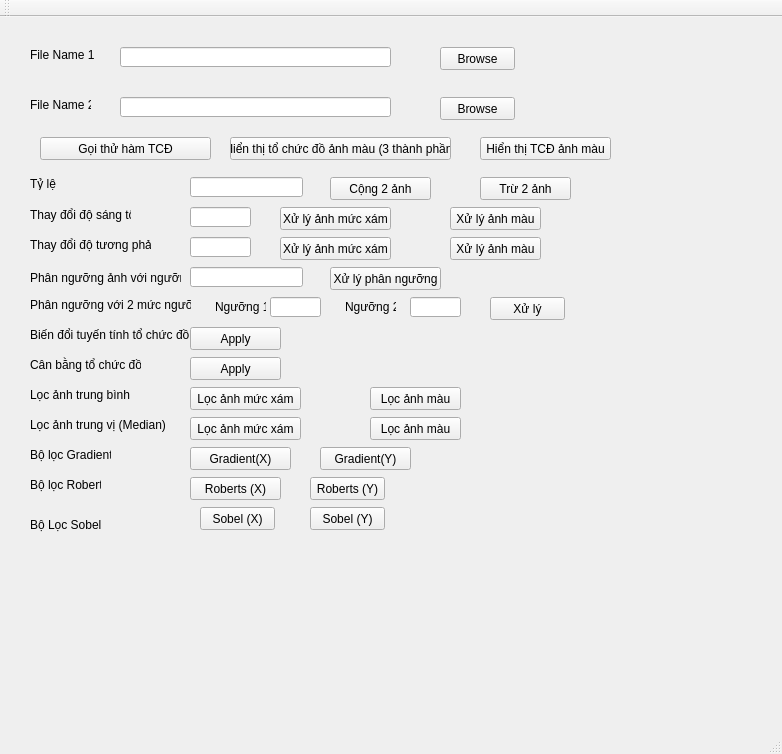
<?xml version="1.0" encoding="UTF-8"?>
<ui version="4.0">
 <class>MainWindow</class>
 <widget class="QMainWindow" name="MainWindow">
  <property name="geometry">
   <rect>
    <x>0</x>
    <y>0</y>
    <width>782</width>
    <height>754</height>
   </rect>
  </property>
  <property name="windowTitle">
   <string>MainWindow</string>
  </property>
  <widget class="QWidget" name="centralWidget">
   <widget class="QLabel" name="label">
    <property name="geometry">
     <rect>
      <x>30</x>
      <y>30</y>
      <width>81</width>
      <height>16</height>
     </rect>
    </property>
    <property name="text">
     <string>File Name 1</string>
    </property>
   </widget>
   <widget class="QLineEdit" name="ln_FileName">
    <property name="geometry">
     <rect>
      <x>120</x>
      <y>30</y>
      <width>271</width>
      <height>20</height>
     </rect>
    </property>
   </widget>
   <widget class="QPushButton" name="bt_browse">
    <property name="geometry">
     <rect>
      <x>440</x>
      <y>30</y>
      <width>75</width>
      <height>23</height>
     </rect>
    </property>
    <property name="text">
     <string>Browse</string>
    </property>
   </widget>
   <widget class="QLabel" name="label_2">
    <property name="geometry">
     <rect>
      <x>30</x>
      <y>190</y>
      <width>101</width>
      <height>16</height>
     </rect>
    </property>
    <property name="text">
     <string>Thay đổi độ sáng tối</string>
    </property>
   </widget>
   <widget class="QLineEdit" name="ln_c">
    <property name="geometry">
     <rect>
      <x>190</x>
      <y>190</y>
      <width>61</width>
      <height>20</height>
     </rect>
    </property>
   </widget>
   <widget class="QPushButton" name="bt_apply">
    <property name="geometry">
     <rect>
      <x>280</x>
      <y>190</y>
      <width>111</width>
      <height>23</height>
     </rect>
    </property>
    <property name="text">
     <string>Xử lý ảnh mức xám</string>
    </property>
   </widget>
   <widget class="QPushButton" name="bt_Apply1">
    <property name="geometry">
     <rect>
      <x>450</x>
      <y>190</y>
      <width>91</width>
      <height>23</height>
     </rect>
    </property>
    <property name="text">
     <string>Xử lý ảnh màu</string>
    </property>
   </widget>
   <widget class="QLabel" name="label_3">
    <property name="geometry">
     <rect>
      <x>30</x>
      <y>220</y>
      <width>121</width>
      <height>16</height>
     </rect>
    </property>
    <property name="text">
     <string>Thay đổi độ tương phản</string>
    </property>
   </widget>
   <widget class="QLineEdit" name="ln_c1">
    <property name="geometry">
     <rect>
      <x>190</x>
      <y>220</y>
      <width>61</width>
      <height>20</height>
     </rect>
    </property>
   </widget>
   <widget class="QPushButton" name="bt_apply_tp">
    <property name="geometry">
     <rect>
      <x>280</x>
      <y>220</y>
      <width>111</width>
      <height>23</height>
     </rect>
    </property>
    <property name="text">
     <string>Xử lý ảnh mức xám</string>
    </property>
   </widget>
   <widget class="QPushButton" name="bt_apply_tp1">
    <property name="geometry">
     <rect>
      <x>450</x>
      <y>220</y>
      <width>91</width>
      <height>23</height>
     </rect>
    </property>
    <property name="text">
     <string>Xử lý ảnh màu</string>
    </property>
   </widget>
   <widget class="QLabel" name="label_4">
    <property name="geometry">
     <rect>
      <x>30</x>
      <y>250</y>
      <width>151</width>
      <height>21</height>
     </rect>
    </property>
    <property name="text">
     <string>Phân ngưỡng ảnh với ngưỡng</string>
    </property>
   </widget>
   <widget class="QLineEdit" name="ln_n">
    <property name="geometry">
     <rect>
      <x>190</x>
      <y>250</y>
      <width>113</width>
      <height>20</height>
     </rect>
    </property>
   </widget>
   <widget class="QPushButton" name="bt_xuly_pn">
    <property name="geometry">
     <rect>
      <x>330</x>
      <y>250</y>
      <width>111</width>
      <height>23</height>
     </rect>
    </property>
    <property name="text">
     <string>Xử lý phân ngưỡng</string>
    </property>
   </widget>
   <widget class="QLabel" name="label_5">
    <property name="geometry">
     <rect>
      <x>30</x>
      <y>80</y>
      <width>61</width>
      <height>16</height>
     </rect>
    </property>
    <property name="text">
     <string>File Name 2</string>
    </property>
   </widget>
   <widget class="QLineEdit" name="ln_Filename1">
    <property name="geometry">
     <rect>
      <x>120</x>
      <y>80</y>
      <width>271</width>
      <height>20</height>
     </rect>
    </property>
   </widget>
   <widget class="QPushButton" name="bt_browse1">
    <property name="geometry">
     <rect>
      <x>440</x>
      <y>80</y>
      <width>75</width>
      <height>23</height>
     </rect>
    </property>
    <property name="text">
     <string>Browse</string>
    </property>
   </widget>
   <widget class="QLabel" name="label_6">
    <property name="geometry">
     <rect>
      <x>30</x>
      <y>160</y>
      <width>46</width>
      <height>13</height>
     </rect>
    </property>
    <property name="text">
     <string>Tỷ lệ</string>
    </property>
   </widget>
   <widget class="QLineEdit" name="ln_ratio">
    <property name="geometry">
     <rect>
      <x>190</x>
      <y>160</y>
      <width>113</width>
      <height>20</height>
     </rect>
    </property>
   </widget>
   <widget class="QPushButton" name="bt_Add">
    <property name="geometry">
     <rect>
      <x>330</x>
      <y>160</y>
      <width>101</width>
      <height>23</height>
     </rect>
    </property>
    <property name="text">
     <string>Cộng 2 ảnh</string>
    </property>
   </widget>
   <widget class="QPushButton" name="bt_Sub">
    <property name="geometry">
     <rect>
      <x>480</x>
      <y>160</y>
      <width>91</width>
      <height>23</height>
     </rect>
    </property>
    <property name="text">
     <string>Trừ 2 ảnh</string>
    </property>
   </widget>
   <widget class="QPushButton" name="bt_showH">
    <property name="geometry">
     <rect>
      <x>40</x>
      <y>120</y>
      <width>171</width>
      <height>23</height>
     </rect>
    </property>
    <property name="text">
     <string>Gọi thử hàm TCĐ</string>
    </property>
   </widget>
   <widget class="QPushButton" name="bt_showH1">
    <property name="geometry">
     <rect>
      <x>230</x>
      <y>120</y>
      <width>221</width>
      <height>23</height>
     </rect>
    </property>
    <property name="text">
     <string>Hiển thị tổ chức đồ ảnh màu (3 thành phần)</string>
    </property>
   </widget>
   <widget class="QPushButton" name="bt_showH3">
    <property name="geometry">
     <rect>
      <x>480</x>
      <y>120</y>
      <width>131</width>
      <height>23</height>
     </rect>
    </property>
    <property name="text">
     <string>Hiển thị TCĐ ảnh màu</string>
    </property>
   </widget>
   <widget class="QLabel" name="label_7">
    <property name="geometry">
     <rect>
      <x>30</x>
      <y>280</y>
      <width>161</width>
      <height>16</height>
     </rect>
    </property>
    <property name="text">
     <string>Phân ngưỡng với 2 mức ngưỡng</string>
    </property>
   </widget>
   <widget class="QLineEdit" name="ln_n1">
    <property name="geometry">
     <rect>
      <x>270</x>
      <y>280</y>
      <width>51</width>
      <height>20</height>
     </rect>
    </property>
   </widget>
   <widget class="QLineEdit" name="ln_n2">
    <property name="geometry">
     <rect>
      <x>410</x>
      <y>280</y>
      <width>51</width>
      <height>20</height>
     </rect>
    </property>
   </widget>
   <widget class="QLabel" name="label_8">
    <property name="geometry">
     <rect>
      <x>215</x>
      <y>280</y>
      <width>51</width>
      <height>20</height>
     </rect>
    </property>
    <property name="text">
     <string>Ngưỡng 1</string>
    </property>
   </widget>
   <widget class="QLabel" name="label_9">
    <property name="geometry">
     <rect>
      <x>345</x>
      <y>280</y>
      <width>51</width>
      <height>20</height>
     </rect>
    </property>
    <property name="text">
     <string>Ngưỡng 2</string>
    </property>
   </widget>
   <widget class="QPushButton" name="bt_p2n">
    <property name="geometry">
     <rect>
      <x>490</x>
      <y>280</y>
      <width>75</width>
      <height>23</height>
     </rect>
    </property>
    <property name="text">
     <string>Xử lý</string>
    </property>
   </widget>
   <widget class="QLabel" name="label_10">
    <property name="geometry">
     <rect>
      <x>30</x>
      <y>310</y>
      <width>171</width>
      <height>16</height>
     </rect>
    </property>
    <property name="text">
     <string>Biến đổi tuyến tính tổ chức đồ</string>
    </property>
   </widget>
   <widget class="QPushButton" name="bt_applyTCD">
    <property name="geometry">
     <rect>
      <x>190</x>
      <y>310</y>
      <width>91</width>
      <height>23</height>
     </rect>
    </property>
    <property name="text">
     <string>Apply</string>
    </property>
   </widget>
   <widget class="QLabel" name="label_11">
    <property name="geometry">
     <rect>
      <x>30</x>
      <y>340</y>
      <width>111</width>
      <height>16</height>
     </rect>
    </property>
    <property name="text">
     <string>Cân bằng tổ chức đồ</string>
    </property>
   </widget>
   <widget class="QPushButton" name="bt_ApplyCBTCD">
    <property name="geometry">
     <rect>
      <x>190</x>
      <y>340</y>
      <width>91</width>
      <height>23</height>
     </rect>
    </property>
    <property name="text">
     <string>Apply</string>
    </property>
   </widget>
   <widget class="QLabel" name="label_12">
    <property name="geometry">
     <rect>
      <x>30</x>
      <y>370</y>
      <width>101</width>
      <height>16</height>
     </rect>
    </property>
    <property name="text">
     <string>Lọc ảnh trung bình</string>
    </property>
   </widget>
   <widget class="QPushButton" name="bt_LocAnhTB_Gray">
    <property name="geometry">
     <rect>
      <x>190</x>
      <y>370</y>
      <width>111</width>
      <height>23</height>
     </rect>
    </property>
    <property name="text">
     <string>Lọc ảnh mức xám</string>
    </property>
   </widget>
   <widget class="QPushButton" name="bt_LocAnhTB_Color">
    <property name="geometry">
     <rect>
      <x>370</x>
      <y>370</y>
      <width>91</width>
      <height>23</height>
     </rect>
    </property>
    <property name="text">
     <string>Lọc ảnh màu</string>
    </property>
   </widget>
   <widget class="QLabel" name="label_13">
    <property name="geometry">
     <rect>
      <x>30</x>
      <y>400</y>
      <width>141</width>
      <height>16</height>
     </rect>
    </property>
    <property name="text">
     <string>Lọc ảnh trung vị (Median)</string>
    </property>
   </widget>
   <widget class="QPushButton" name="bt_LocAnhMedian_Gray">
    <property name="geometry">
     <rect>
      <x>190</x>
      <y>400</y>
      <width>111</width>
      <height>23</height>
     </rect>
    </property>
    <property name="text">
     <string>Lọc ảnh mức xám</string>
    </property>
   </widget>
   <widget class="QPushButton" name="bt_LocAnhMedian_Color">
    <property name="geometry">
     <rect>
      <x>370</x>
      <y>400</y>
      <width>91</width>
      <height>23</height>
     </rect>
    </property>
    <property name="text">
     <string>Lọc ảnh màu</string>
    </property>
   </widget>
   <widget class="QPushButton" name="btn_Gradient">
    <property name="geometry">
     <rect>
      <x>190</x>
      <y>430</y>
      <width>101</width>
      <height>23</height>
     </rect>
    </property>
    <property name="text">
     <string>Gradient(X)</string>
    </property>
   </widget>
   <widget class="QLabel" name="label_14">
    <property name="geometry">
     <rect>
      <x>30</x>
      <y>430</y>
      <width>81</width>
      <height>16</height>
     </rect>
    </property>
    <property name="text">
     <string>Bộ lọc Gradient</string>
    </property>
   </widget>
   <widget class="QPushButton" name="btn_GradientY">
    <property name="geometry">
     <rect>
      <x>320</x>
      <y>430</y>
      <width>91</width>
      <height>23</height>
     </rect>
    </property>
    <property name="text">
     <string>Gradient(Y)</string>
    </property>
   </widget>
   <widget class="QLabel" name="label_15">
    <property name="geometry">
     <rect>
      <x>30</x>
      <y>460</y>
      <width>71</width>
      <height>16</height>
     </rect>
    </property>
    <property name="text">
     <string>Bộ lọc Roberts</string>
    </property>
   </widget>
   <widget class="QPushButton" name="btn_Roberts_X">
    <property name="geometry">
     <rect>
      <x>190</x>
      <y>460</y>
      <width>91</width>
      <height>23</height>
     </rect>
    </property>
    <property name="text">
     <string>Roberts (X)</string>
    </property>
   </widget>
   <widget class="QPushButton" name="btn_Roberts_Y">
    <property name="geometry">
     <rect>
      <x>310</x>
      <y>460</y>
      <width>75</width>
      <height>23</height>
     </rect>
    </property>
    <property name="text">
     <string>Roberts (Y)</string>
    </property>
   </widget>
   <widget class="QLabel" name="label_16">
    <property name="geometry">
     <rect>
      <x>30</x>
      <y>500</y>
      <width>71</width>
      <height>16</height>
     </rect>
    </property>
    <property name="text">
     <string>Bộ Lọc Sobel</string>
    </property>
   </widget>
   <widget class="QPushButton" name="btn_Sobel_X">
    <property name="geometry">
     <rect>
      <x>200</x>
      <y>490</y>
      <width>75</width>
      <height>23</height>
     </rect>
    </property>
    <property name="text">
     <string>Sobel (X)</string>
    </property>
   </widget>
   <widget class="QPushButton" name="btn_Sobel_Y">
    <property name="geometry">
     <rect>
      <x>310</x>
      <y>490</y>
      <width>75</width>
      <height>23</height>
     </rect>
    </property>
    <property name="text">
     <string>Sobel (Y)</string>
    </property>
   </widget>
  </widget>
  <widget class="QMenuBar" name="menuBar">
   <property name="geometry">
    <rect>
     <x>0</x>
     <y>0</y>
     <width>782</width>
     <height>20</height>
    </rect>
   </property>
  </widget>
  <widget class="QToolBar" name="mainToolBar">
   <attribute name="toolBarArea">
    <enum>TopToolBarArea</enum>
   </attribute>
   <attribute name="toolBarBreak">
    <bool>false</bool>
   </attribute>
  </widget>
  <widget class="QStatusBar" name="statusBar"/>
 </widget>
 <layoutdefault spacing="6" margin="11"/>
 <resources/>
 <connections/>
</ui>
